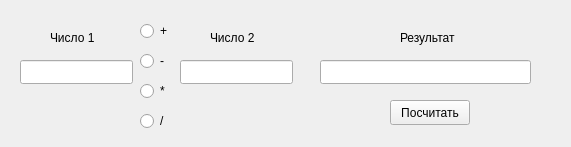
<?xml version="1.0" encoding="UTF-8"?>
<ui version="4.0">
 <class>Widget</class>
 <widget class="QWidget" name="Widget">
  <property name="geometry">
   <rect>
    <x>0</x>
    <y>0</y>
    <width>571</width>
    <height>147</height>
   </rect>
  </property>
  <property name="windowTitle">
   <string>Калькуляктор</string>
  </property>
  <widget class="QLineEdit" name="firstNumberEdit">
   <property name="geometry">
    <rect>
     <x>20</x>
     <y>60</y>
     <width>113</width>
     <height>24</height>
    </rect>
   </property>
  </widget>
  <widget class="QLineEdit" name="secondNumberEdit">
   <property name="geometry">
    <rect>
     <x>180</x>
     <y>60</y>
     <width>113</width>
     <height>24</height>
    </rect>
   </property>
  </widget>
  <widget class="QLineEdit" name="resultEdit">
   <property name="geometry">
    <rect>
     <x>320</x>
     <y>60</y>
     <width>211</width>
     <height>24</height>
    </rect>
   </property>
   <property name="readOnly">
    <bool>true</bool>
   </property>
  </widget>
  <widget class="QRadioButton" name="plusButton">
   <property name="geometry">
    <rect>
     <x>140</x>
     <y>20</y>
     <width>41</width>
     <height>22</height>
    </rect>
   </property>
   <property name="text">
    <string>+</string>
   </property>
  </widget>
  <widget class="QRadioButton" name="minusButton">
   <property name="geometry">
    <rect>
     <x>140</x>
     <y>50</y>
     <width>41</width>
     <height>22</height>
    </rect>
   </property>
   <property name="text">
    <string>-</string>
   </property>
  </widget>
  <widget class="QRadioButton" name="multiplyButton">
   <property name="geometry">
    <rect>
     <x>140</x>
     <y>80</y>
     <width>41</width>
     <height>22</height>
    </rect>
   </property>
   <property name="text">
    <string>*</string>
   </property>
  </widget>
  <widget class="QRadioButton" name="divideButton">
   <property name="geometry">
    <rect>
     <x>140</x>
     <y>110</y>
     <width>31</width>
     <height>22</height>
    </rect>
   </property>
   <property name="text">
    <string>/</string>
   </property>
  </widget>
  <widget class="QLabel" name="firstNumberLabel">
   <property name="geometry">
    <rect>
     <x>50</x>
     <y>30</y>
     <width>51</width>
     <height>16</height>
    </rect>
   </property>
   <property name="text">
    <string>Число 1</string>
   </property>
  </widget>
  <widget class="QLabel" name="secondNumberLabel">
   <property name="geometry">
    <rect>
     <x>210</x>
     <y>30</y>
     <width>51</width>
     <height>16</height>
    </rect>
   </property>
   <property name="text">
    <string>Число 2</string>
   </property>
  </widget>
  <widget class="QLabel" name="resultLabel">
   <property name="geometry">
    <rect>
     <x>400</x>
     <y>30</y>
     <width>61</width>
     <height>16</height>
    </rect>
   </property>
   <property name="text">
    <string>Результат</string>
   </property>
  </widget>
  <widget class="QPushButton" name="calcButton">
   <property name="geometry">
    <rect>
     <x>390</x>
     <y>100</y>
     <width>80</width>
     <height>25</height>
    </rect>
   </property>
   <property name="text">
    <string>Посчитать</string>
   </property>
  </widget>
 </widget>
 <resources/>
 <connections/>
</ui>
